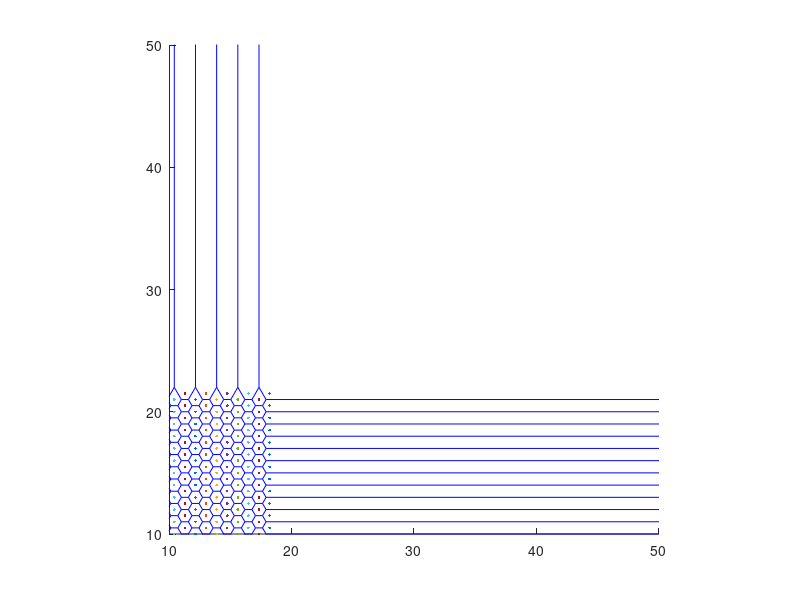

Write MATLAB code to recreate this figure. (Note: this script raises an error after producing the figure.)
% Generate hexagonal grid
N = 21;
Rad3Over2 = sqrt(3) / 2;
[X, Y] = meshgrid(0:1:N);
n = size(X,1);
X = Rad3Over2 * X;
Y = Y + repmat([0 0.5],[n,n/2]);

% Plot the hexagonal mesh, including cell borders
[XV, YV] = voronoi(X(:),Y(:)); 
hold on
plot(X,Y,'.',XV,YV,'b-')
axis equal, axis([10 50 10 50]), zoom on

radius = 1/sqrt(3);

%Plot N*N circles centered in X,Y coordinates
for i=0:N
    for j=0:N
        if (mod(i,2)==0) 
            circle(X(1)+((3/2)*i*radius),Y(1)+j,radius)
        else
            circle(X(1)+((3/2)*i*radius),Y(1)+j+1/2,radius)
        end
    end
end

